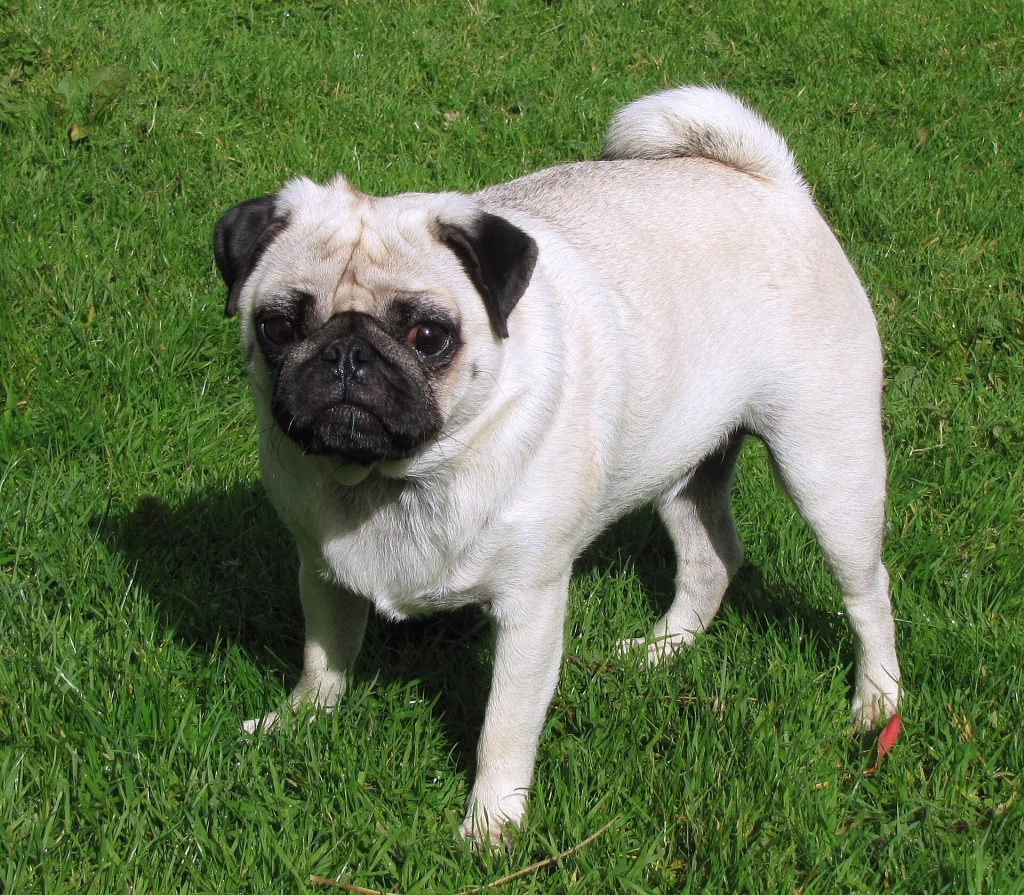
#> input picture Part_2/images/dog_2.jpg, 1024 x 895 px
$ python ex2a.py   (older library calls are emulated)
#> lines starting #> are read from the running program, lines starting #| are printed output that depends on the picture; after the words box and inside, x2 and y2 are one past the last pixel; in counts of white or black regions, pixels touching at a corner belong together
#!/usr/bin/env python3
# Shebang line" specifies the interpreter.

# imports --------------------
import cv2
import numpy as np

def showMask(window_name, image):
    image_to_show = image.astype(np.uint8)*255
    cv2.imshow(window_name, image_to_show)

# Main function
def main(): # this is our main function
    print("SAVI exercise")

    # relative path
    image = cv2.imread("images/dog_2.jpg")
#> image is the input picture: shape (895, 1024, 3); mean B, G, R 79.7, 119.8, 101.4
    height, width, channels = image.shape
#> height = 895; width = 1024; channels = 3
    image = cv2.resize(image, (round(width/2), round(height/2) ))
#> image: shape (448, 512, 3)
    cv2.imshow('Original', image)
    H,W,NC = image.shape
#> H = 448; W = 512; NC = 3

    # --------------------------------
    # Segment green color to isolate the grass
    # --------------------------------

    # split of the color channels
    b, g, r = cv2.split(image)
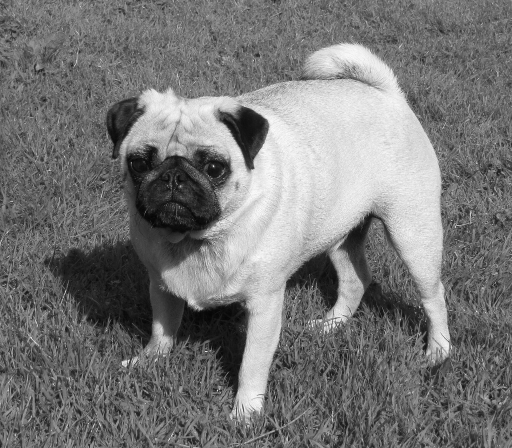
#> g: shape (448, 512); min 5, max 253, mean 119.6
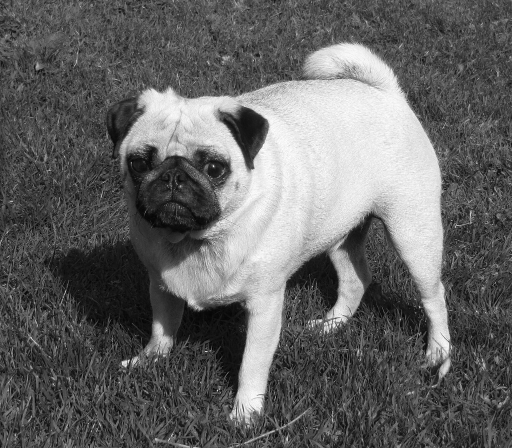
#> r: shape (448, 512); min 3, max 255, mean 101.3
    # cv2.imshow('R', r)
    # cv2.imshow('G', g)
    # cv2.imshow('B', b)

    # get masks by imposing limits on the channels
    mask_r = np.logical_and( r >0, r <80)
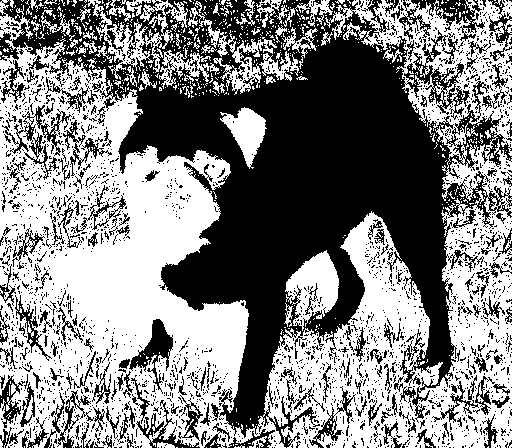
#> mask_r: shape (448, 512) bool; 51.9% white; 2528 black regions (2322 under 20 px), largest, box (x1, y1, x2, y2) and area: (0, 0, 512, 448) 82502, (399, 0, 485, 41) 1359, (2, 105, 72, 180) 1097
    # showMask('mask_r', mask_r)

    mask_g = np.logical_and( g >100, g <255)
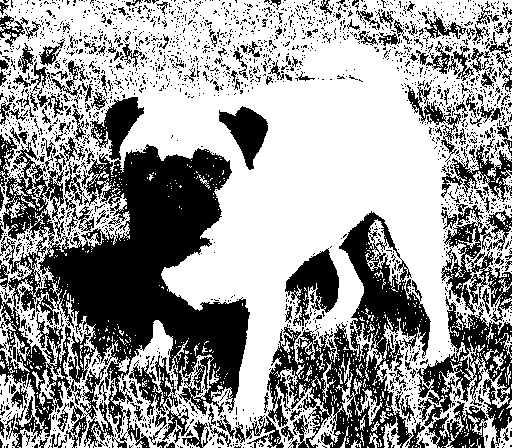
#> mask_g: shape (448, 512) bool; 60.5% white; 2370 black regions (2160 under 20 px), largest, box (x1, y1, x2, y2) and area: (0, 97, 250, 448) 38359, (267, 211, 431, 448) 13632, (417, 296, 512, 448) 4969
    # showMask('mask_g', mask_g)

    mask_b = np.logical_and( b >0, b <80)
#> mask_b: shape (448, 512) bool; 73.4% white; 1802 black regions (1782 under 20 px), largest, box (x1, y1, x2, y2) and area: (119, 37, 454, 429) 56007, (141, 320, 173, 358) 568, (192, 170, 212, 191) 132
    # showMask('mask_b', mask_b)

    # Putting the mask alltoghether
    mask = np.logical_and(mask_r, mask_g)
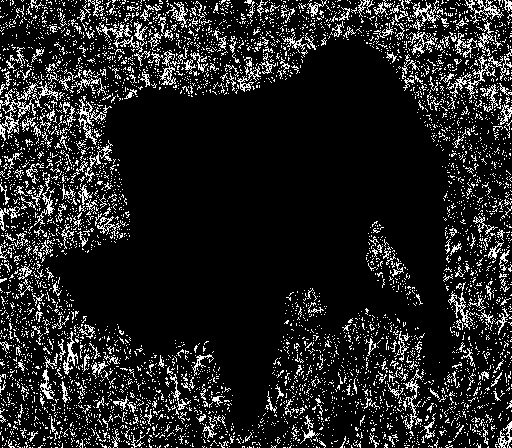
#> mask: shape (448, 512) bool; 13.5% white in thin lines or dots
    mask = np.logical_and(mask, mask_b)

    showMask('mask', mask)
#> in showMask, `image_to_show = image.astype(np.uint8)*255`: image_to_show: shape (448, 512); 13.5% white in thin lines or dots

    # Post processing using morphological operations
    x = 5
    kernel = np.ones((x, x), np.uint8)

    mask_uint8 = mask.astype(np.uint8)*255
    mask_dilated_uint8 = cv2.dilate(mask_uint8, kernel, iterations=2)
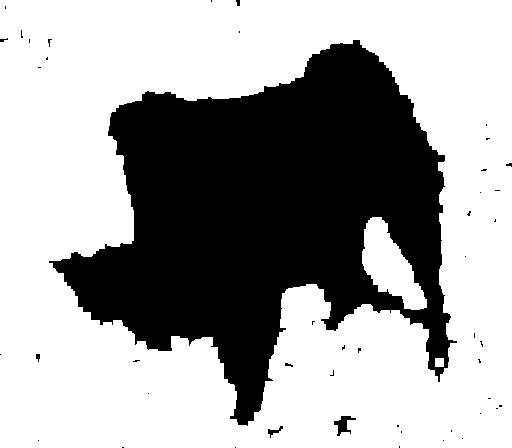
#> mask_dilated_uint8: shape (448, 512); 64.7% white; 47 black regions (42 under 20 px), largest, box (x1, y1, x2, y2) and area: (49, 40, 457, 426) 80441, (334, 416, 356, 436) 195, (268, 426, 283, 438) 60, (36, 354, 40, 362) 23, (236, 0, 240, 6) 20
    mask_dilated = (mask_dilated_uint8.astype(float)/255).astype(np.bool)

    cv2.imshow("mask_dilated", mask_dilated_uint8)
    showMask('dilated mask', mask_dilated)

    # to get the mask of thedog we negate the mask of the grass,
    # assuming the image contains only dog and grass
    mask_dog = np.logical_not(mask_dilated)

    showMask('dog mask', mask_dog)

    mask_dog_uint8 = mask_dog.astype(np.uint8) * 255
    dog_in_color = cv2.bitwise_and(image, image, mask=mask_dog_uint8)
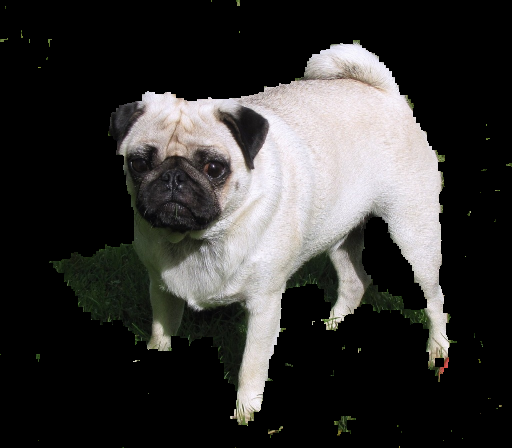
#> dog_in_color: shape (448, 512, 3); mean B, G, R 51.7, 53.1, 54.1

    cv2.imshow("Dog in original colors", dog_in_color)


    cv2.waitKey(0)

if __name__ == "__main__":
    main()

$ run again, with Part_2/images/dog_3.jpg copied over Part_2/images/dog_2.jpg
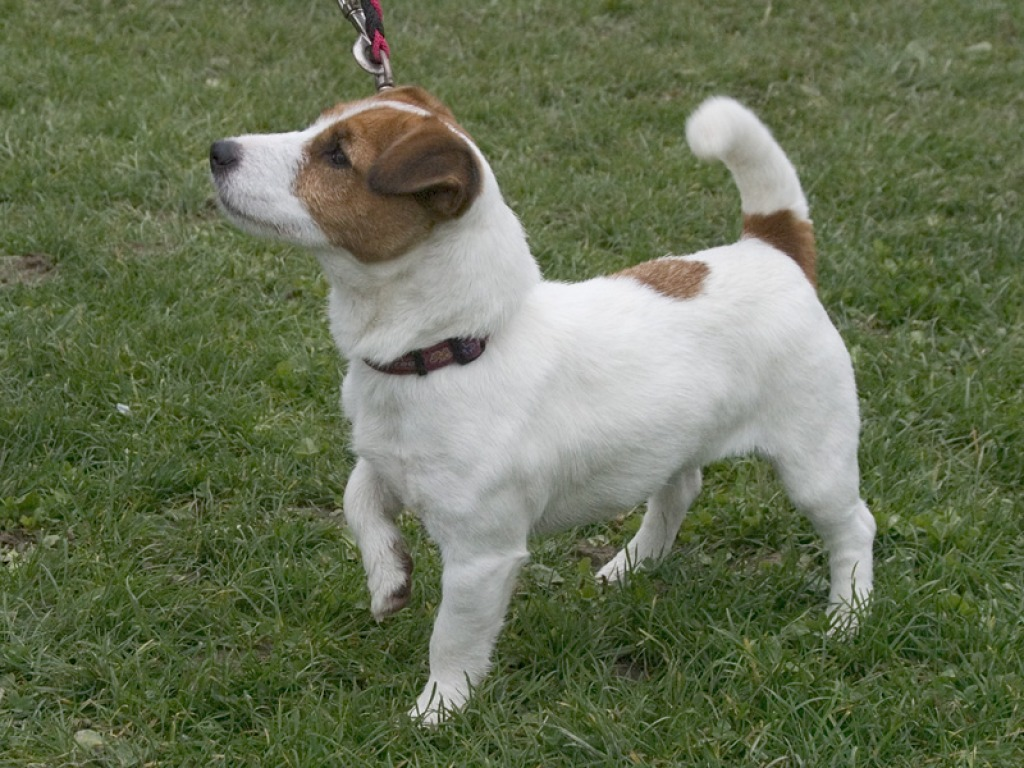
#> input picture Part_2/images/dog_3.jpg, 1024 x 768 px
#> in main, image is the input picture: shape (768, 1024, 3); mean B, G, R 84, 112.7, 103.2
#> image: shape (384, 512, 3)
#> in main, `mask_r = np.logical_and( r >0, r <80)`:
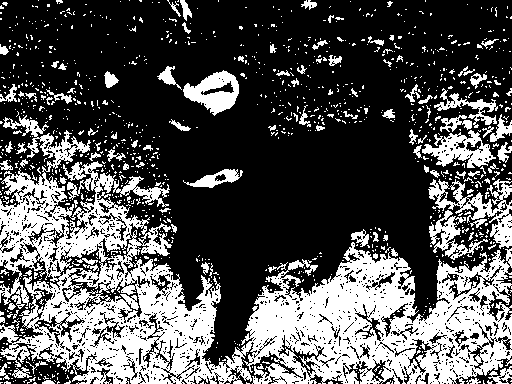
#> mask_r: shape (384, 512) bool; 32.9% white; 1148 white regions (1040 under 20 px), largest, box (x1, y1, x2, y2) and area: (0, 115, 512, 384) 48693, (428, 179, 512, 249) 1899, (183, 70, 239, 116) 1364
#> mask_g: shape (384, 512) bool; 53.1% white; 1046 black regions (900 under 20 px), largest, box (x1, y1, x2, y2) and area: (0, 53, 512, 384) 71564, (152, 57, 240, 133) 4359, (353, 28, 414, 71) 803
#> mask_b: shape (384, 512) bool; 66.7% white; 1839 black regions (1678 under 20 px), largest, box (x1, y1, x2, y2) and area: (43, 0, 439, 365) 45743, (332, 40, 408, 127) 2577, (415, 12, 484, 72) 1042
#> mask: shape (384, 512) bool; 0.02% white in thin lines or dots, all inside (x1, y1, x2, y2) = (60, 155, 504, 378)
#> in main, `mask_dilated_uint8 = cv2.dilate(mask_uint8, kernel, iterations=2)`:
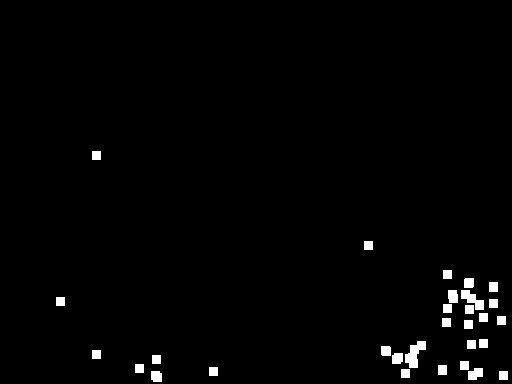
#> mask_dilated_uint8: shape (384, 512); 1.5% white; 30 white regions, largest, box (x1, y1, x2, y2) and area: (405, 341, 426, 368) 311, (461, 290, 484, 310) 234, (468, 368, 483, 380) 144

$ run again, with Part_2/images/dog_4.jpg copied over Part_2/images/dog_2.jpg
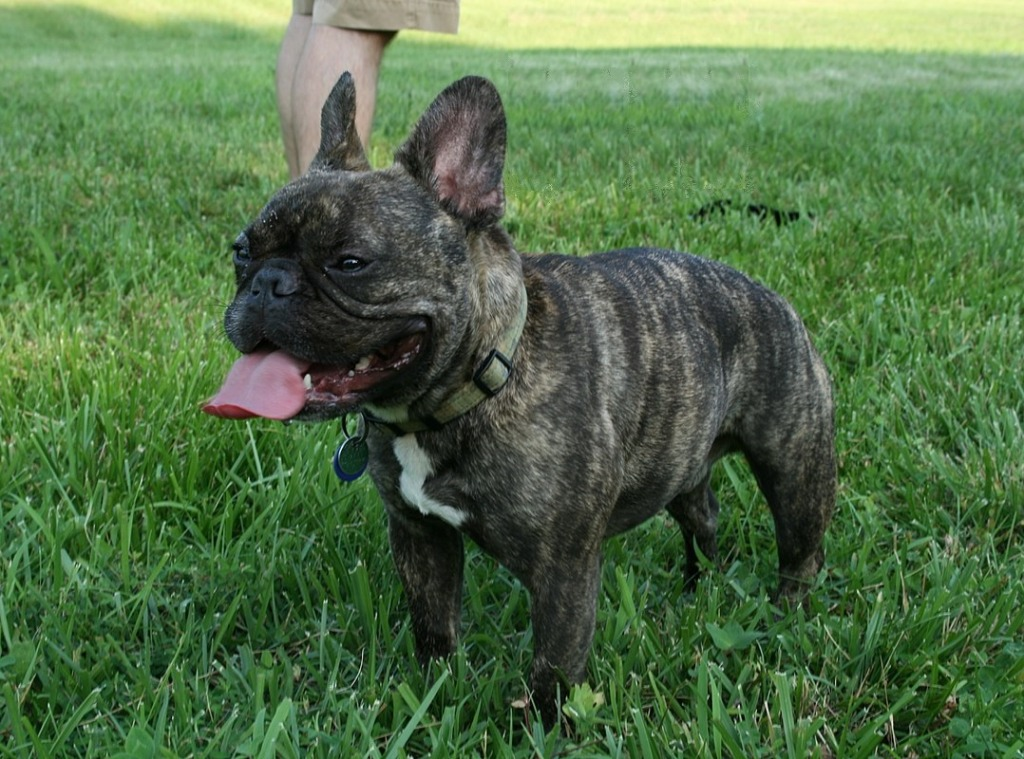
#> input picture Part_2/images/dog_4.jpg, 1024 x 759 px
#> in main, image is the input picture: shape (759, 1024, 3); mean B, G, R 71.2, 110.6, 81.2
#> image: shape (380, 512, 3)
#> mask_r: shape (380, 512) bool; 55.4% white; 1517 black regions (1398 under 20 px), largest, box (x1, y1, x2, y2) and area: (0, 0, 512, 261) 73367, (197, 218, 233, 263) 570, (479, 187, 512, 249) 561
#> mask_g: shape (380, 512) bool; 57% white; 853 black regions (760 under 20 px), largest, box (x1, y1, x2, y2) and area: (10, 38, 512, 380) 73044, (479, 229, 512, 288) 724, (158, 36, 185, 86) 723
#> mask_b: shape (380, 512) bool; 63.5% white; 1785 black regions (1639 under 20 px), largest, box (x1, y1, x2, y2) and area: (0, 0, 512, 259) 50610, (99, 177, 170, 210) 1234, (0, 141, 64, 206) 1122
#> image_to_show: shape (380, 512); 15.4% white in thin lines or dots, all inside (x1, y1, x2, y2) = (0, 49, 512, 380)
#> mask_dilated_uint8: shape (380, 512); 58.2% white; 86 black regions (65 under 20 px), largest, box (x1, y1, x2, y2) and area: (0, 0, 512, 371) 78677, (0, 167, 44, 192) 478, (74, 150, 106, 174) 265
#> in main, `dog_in_color = cv2.bitwise_and(image, image, mask=mask_dog_uint8)`:
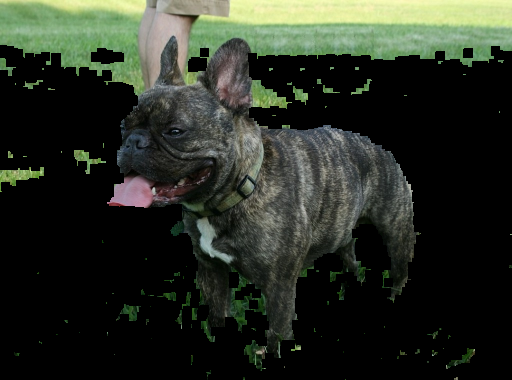
#> dog_in_color: shape (380, 512, 3); mean B, G, R 37, 47.2, 41.7
